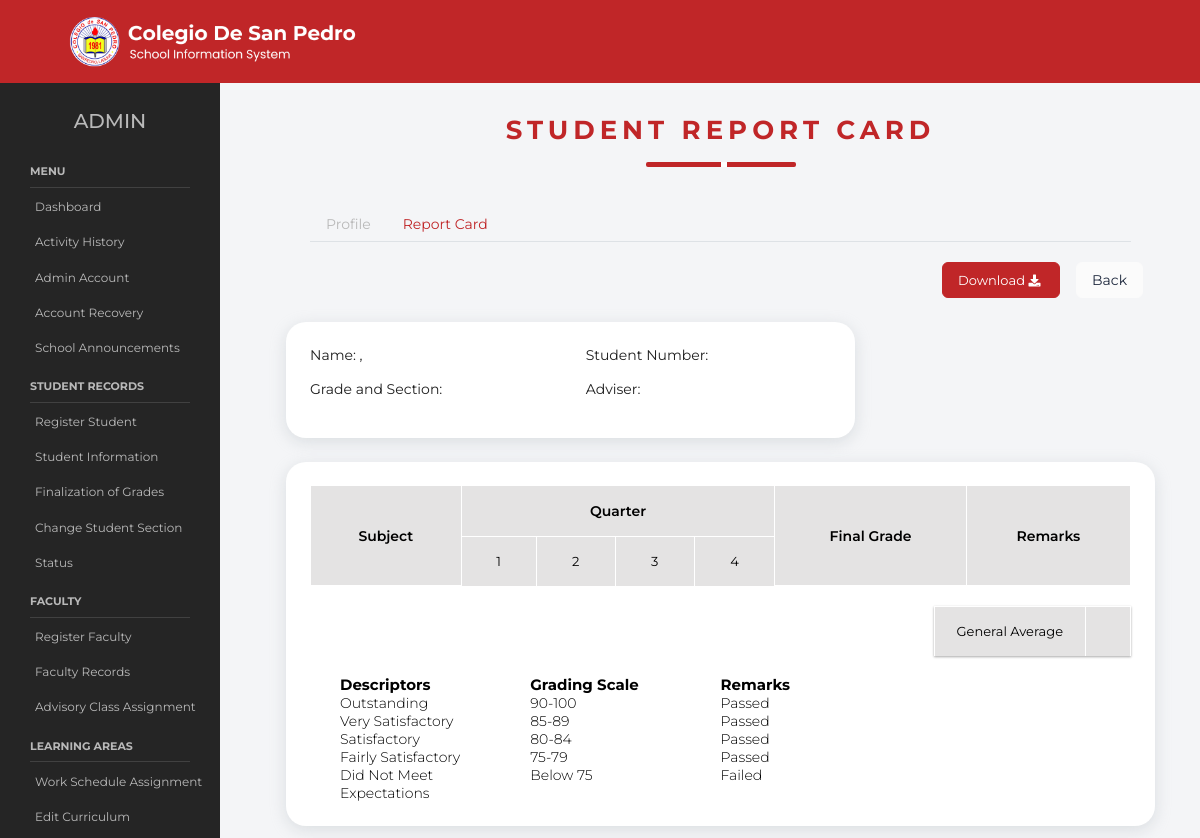
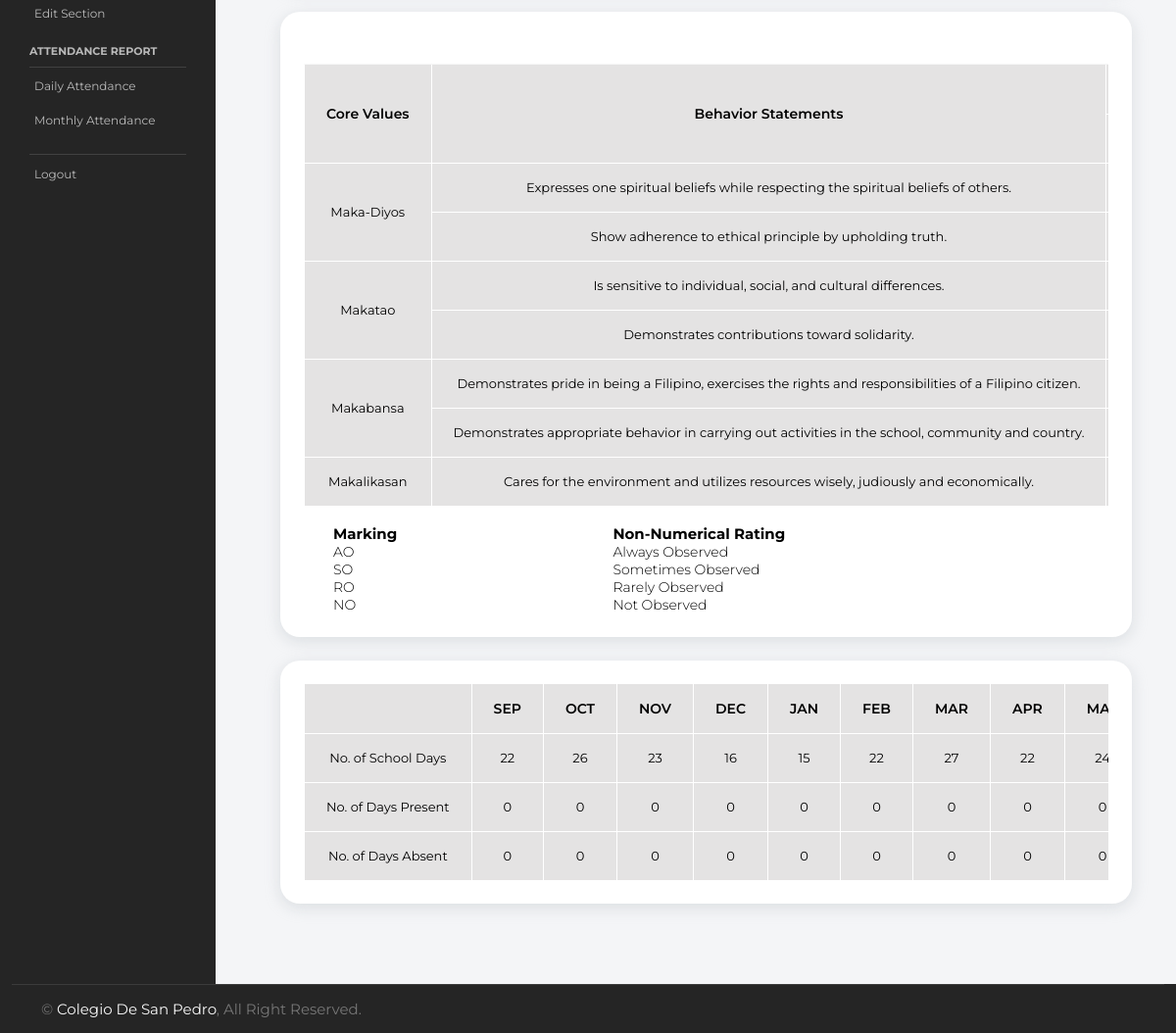
Screenshot of /admin/viewGrades.php (signed in) with the database file from the repository (2 pictures, top to bottom).
### tables this page shows
CREATE TABLE `behavior_category` (
  `B_ID` int(11) NOT NULL,
  `core_value_area` varchar(45) DEFAULT NULL,
  `core_value_subheading` longtext DEFAULT NULL
);

### admin/viewGrades.php (the view, shortened to what the rows shown need)
<?php
require_once("../assets/php/server.php");
?>
<!DOCTYPE html>
<html lang="en">
<head>
    <link href="https://cdnjs.cloudflare.com/ajax/libs/font-awesome/5.10.0/css/all.min.css" rel="stylesheet">
    <link href="https://cdn.jsdelivr.net/npm/bootstrap-icons@1.4.1/font/bootstrap-icons.css" rel="stylesheet">
    <link href="../assets/lib/animate/animate.min.css" rel="stylesheet">
    <link href="../assets/lib/owlcarousel/assets/owl.carousel.min.css" rel="stylesheet">
    <link href="../assets/lib/tempusdominus/css/tempusdominus-bootstrap-4.min.css" rel="stylesheet" />
    <link href="../assets/css/bootstrap.min.css" rel="stylesheet">
    <link href="../assets/css/style.css" rel="stylesheet">
    <link href="../assets/css/dashboard-user.css" rel="stylesheet">
    <link href="../assets/css/admin/style.css" rel="stylesheet">
</head>
<body>
    <div class="container-scroller">
        <div class="container-fluid page-body-wrapper">
            <div class="main-panel">
                <div class="content-wrapper">
                    <div class="row">
                        <div class="col-sm-12">
                            <div class="home-tab">
                                <div class="d-sm-flex align-items-center justify-content-between">
                                    <div class="section-title text-center position-relative pb-3 mb-3 mx-auto">
                                        <h2 class="fw-bold text-primary text-uppercase">Student Report Card</h2>
                                    </div>
                                </div>
                                <div class="tab-content tab-content-basic">
                                    <div class="tab-pane fade show active" id="overview" role="tabpanel" aria-labelledby="overview">
                                        <div class="row">
                                            <div class="col">
                                                <div class="card grid-margin">
                                                    <div class="card-body">
                                                        <div class="table-responsive">
                                                            <table class="table text-center">
                                                                <thead>
                                                                    <tr>
                                                                        <th rowspan="2" class="hatdog">Subject</th>
                                                                        <th colspan="4" class="hatdog">Quarter</th>
                                                                        <th rowspan="2" class="hatdog">Final Grade</th>
                                                                        <th rowspan="2" class="hatdog">Remarks</th>
                                                                    </tr>
                                                                    <tr>
                                                                        <td class="hatdog" style="border-color: #FFFFFF;">1</td>
                                                                        <td class="hatdog" style="border-color: #FFFFFF;">2</td>
                                                                        <td class="hatdog" style="border-color: #FFFFFF;">3</td>
                                                                        <td class="hatdog" style="border-color: #FFFFFF;">4</td>
                                                                    </tr>
                                                                </thead>
                                                            </table>
                                                        </div>
                                                    </div>
                                                </div>
                                                <div class="card grid-margin">
                                                    <div class="card-body">
                                                        <div class="table-responsive">
                                                            <table class="table text-center" style="margin-top: 30px;">
                                                                <thead>
                                                                    <tr>
                                                                        <th rowspan="2" class="hatdog">Core Values</th>
                                                                        <th rowspan="2" class="hatdog">Behavior Statements</th>
                                                                        <th colspan="4" class="hatdog">Periodic Rating</th>
                                                                    </tr>
                                                                    <tr>
                                                                        <td class="hatdog" style="border-color: #FFFFFF;">1</td>
                                                                    </tr>
                                                                </thead>
                                                                <tbody>
                                                                    <?php
                                                                    if (isset($_GET['SY'])) {
                                                                        $getBehaviorData = $mysqli->query("SELECT
                                                                                                    behavior_category.B_ID, behavior_category.core_value_area, behavior_category.core_value_subheading,
                                                                                                    behavior.SR_number, behavior.CV_Area, behavior.CV_valueQ1,
                                                                                                    behavior.CV_valueQ2, behavior.CV_valueQ3, behavior.CV_valueQ4
                                                                                                    FROM behavior_category
                                                                                                    INNER JOIN behavior
                                                                                                    ON behavior_category.core_value_area = behavior.CV_Area
                                                                                                    WHERE behavior.SR_number = '{$_GET['SR_Number']}'
                                                                                                    AND behavior.acadYear = '{$_GET['SY']}'");
                                                                    } else {
                                                                        $getBehaviorData = $mysqli->query("SELECT
                                                                                                    behavior_category.B_ID, behavior_category.core_value_area, behavior_category.core_value_subheading,
                                                                                                    behavior.SR_number, behavior.CV_Area, behavior.CV_valueQ1,
                                                                                                    behavior.CV_valueQ2, behavior.CV_valueQ3, behavior.CV_valueQ4
                                                                                                    FROM behavior_category
                                                                                                    INNER JOIN behavior
                                                                                                    ON behavior_category.core_value_area = behavior.CV_Area
                                                                                                    WHERE behavior.SR_number = '{$_GET['SR_Number']}'
                                                                                                    AND behavior.acadYear = '{$currentSchoolYear}'");
                                                                    }
                                                                    ?>
                                                                    <?php
                                                                    if ($getBehaviorData->num_rows > 0) {
                                                                        $i = 0;
                                                                        while ($BehaviorData = $getBehaviorData->fetch_assoc()) { ?>
                                                                            <tr>
                                                                                <?php if ($i % 2 == 0) { ?>
                                                                                    <td rowspan="2" class="hatdog">
                                                                                        <?php echo preg_replace('/[0-9]/', '', $BehaviorData['CV_Area']); ?>
                                                                                    </td>
                                                                                <?php } ?>
                                                                                <td rowspan="1" class="hatdog"><?php echo $BehaviorData['core_value_subheading']; ?>
                                                                                </td>
                                                                                <td rowspan="1" class="hatdog"><?php echo $BehaviorData['CV_valueQ1']; ?>
                                                                                </td>
                                                                                <td rowspan="1" class="hatdog"><?php echo $BehaviorData['CV_valueQ2']; ?>
                                                                                </td>
                                                                                <td rowspan="1" class="hatdog"><?php echo $BehaviorData['CV_valueQ3']; ?>
                                                                                </td>
                                                                                <td rowspan="1" class="hatdog"><?php echo $BehaviorData['CV_valueQ4']; ?>
                                                                                </td>
                                                                            </tr>
                                                                        <?php $i++;
                                                                        }
                                                                    } else {
                                                                        $getBehaviorLabels = $mysqli->query("SELECT * FROM behavior_category");
                                                                        $i = 0;
                                                                        while ($BehaviorLabel = $getBehaviorLabels->fetch_assoc()) { ?>
                                                                            <tr>
                                                                                <?php
                                                                                if ($i % 2 == 0) { ?>
                                                                                    <td rowspan="2" class="hatdog">
                                                                                        <?php echo preg_replace('/[0-9]/', '', $BehaviorLabel['core_value_area']); ?>
                                                                                    </td>
                                                                                <?php } ?>
                                                                                <td class="hatdog"><?php echo $BehaviorLabel['core_value_subheading'] ?></td>
                                                                                <td class="hatdog"></td>
                                                                            </tr>
                                                                        <?php
                                                                            $i++;
                                                                        }
                                                                        ?>
                                                                    <?php
                                                                    }
                                                                    ?>
                                                                </tbody>
                                                            </table>
                                                        </div>
                                                    </div>
                                                </div>
                                                <div class="card grid-margin">
                                                    <div class="card-body">
                                                        <div class="table-responsive">
                                                            <table class="table text-center">
                                                                <thead>
                                                                    <tr>
                                                                        <th class="hatdog" style="border-color: #FFFFFF;"></th>
                                                                        <th class="hatdog" style="border-color: #FFFFFF;">SEP</th>
                                                                        <th class="hatdog" style="border-color: #FFFFFF;">OCT</th>
                                                                        <th class="hatdog" style="border-color: #FFFFFF;">NOV</th>
                                                                        <th class="hatdog" style="border-color: #FFFFFF;">DEC</th>
                                                                        <th class="hatdog" style="border-color: #FFFFFF;">JAN</th>
                                                                        <th class="hatdog" style="border-color: #FFFFFF;">FEB</th>
                                                                        <th class="hatdog" style="border-color: #FFFFFF;">MAR</th>
                                                                        <th class="hatdog" style="border-color: #FFFFFF;">APR</th>
                                                                        <th class="hatdog" style="border-color: #FFFFFF;">MAY</th>
                                                                    </tr>
                                                                </thead>
                                                            </table>
                                                        </div>
                                                    </div>
                                                </div>
                                            </div>
                                        </div>
                                    </div>
                                </div>
                            </div>
                        </div>
                    </div>
                </div>
            </div>
        </div>
    </div>
</body>
</html>

### rows the page displays
behavior_category: core_value_area "Maka-Diyos", core_value_subheading "Expresses one spiritual beliefs while respecting the spiritual beliefs of others."
behavior_category: core_value_subheading "Show adherence to ethical principle by upholding truth."
behavior_category: core_value_area "Makatao", core_value_subheading "Is sensitive to individual, social, and cultural differences."
behavior_category: core_value_subheading "Demonstrates contributions toward solidarity."
behavior_category: core_value_area "Makabansa", core_value_subheading "Demonstrates pride in being a Filipino, exercises the rights and responsibilities of a Filipino citizen."
behavior_category: core_value_subheading "Demonstrates appropriate behavior in carrying out activities in the school, community and country."
behavior_category: core_value_area "Makalikasan", core_value_subheading "Cares for the environment and utilizes resources wisely, judiously and economically."

### other values shown
$SEPvalue['COUNT(A_time_IN)'] "0"
$OCTvalue['COUNT(A_time_IN)'] "0"
$NOVvalue['COUNT(A_time_IN)'] "0"
$DECvalue['COUNT(A_time_IN)'] "0"
$JANvalue['COUNT(A_time_IN)'] "0"
$FEBvalue['COUNT(A_time_IN)'] "0"
$MARvalue['COUNT(A_time_IN)'] "0"
$APRvalue['COUNT(A_time_IN)'] "0"
$MAYvalue['COUNT(A_time_IN)'] "0"
